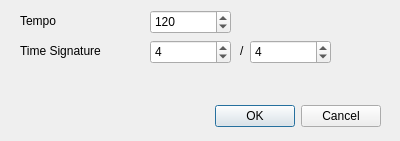
<?xml version="1.0" encoding="UTF-8"?>
<ui version="4.0">
 <class>TempoDialog</class>
 <widget class="QDialog" name="TempoDialog">
  <property name="geometry">
   <rect>
    <x>0</x>
    <y>0</y>
    <width>400</width>
    <height>141</height>
   </rect>
  </property>
  <property name="windowTitle">
   <string>Dialog</string>
  </property>
  <widget class="QDialogButtonBox" name="buttonBox">
   <property name="geometry">
    <rect>
     <x>40</x>
     <y>100</y>
     <width>341</width>
     <height>32</height>
    </rect>
   </property>
   <property name="orientation">
    <enum>Qt::Horizontal</enum>
   </property>
   <property name="standardButtons">
    <set>QDialogButtonBox::Cancel|QDialogButtonBox::Ok</set>
   </property>
  </widget>
  <widget class="QSpinBox" name="tempo">
   <property name="geometry">
    <rect>
     <x>150</x>
     <y>10</y>
     <width>81</width>
     <height>24</height>
    </rect>
   </property>
   <property name="maximum">
    <number>280</number>
   </property>
   <property name="value">
    <number>120</number>
   </property>
  </widget>
  <widget class="QLabel" name="label">
   <property name="geometry">
    <rect>
     <x>20</x>
     <y>10</y>
     <width>47</width>
     <height>21</height>
    </rect>
   </property>
   <property name="text">
    <string>Tempo</string>
   </property>
  </widget>
  <widget class="QLabel" name="label_2">
   <property name="geometry">
    <rect>
     <x>20</x>
     <y>40</y>
     <width>111</width>
     <height>21</height>
    </rect>
   </property>
   <property name="text">
    <string>Time Signature</string>
   </property>
  </widget>
  <widget class="QSpinBox" name="timeSig">
   <property name="geometry">
    <rect>
     <x>150</x>
     <y>40</y>
     <width>81</width>
     <height>24</height>
    </rect>
   </property>
   <property name="maximum">
    <number>8</number>
   </property>
   <property name="value">
    <number>4</number>
   </property>
  </widget>
  <widget class="QLabel" name="label_3">
   <property name="geometry">
    <rect>
     <x>240</x>
     <y>40</y>
     <width>16</width>
     <height>21</height>
    </rect>
   </property>
   <property name="text">
    <string>/</string>
   </property>
  </widget>
  <widget class="QSpinBox" name="timeSig2">
   <property name="geometry">
    <rect>
     <x>250</x>
     <y>40</y>
     <width>81</width>
     <height>24</height>
    </rect>
   </property>
   <property name="maximum">
    <number>8</number>
   </property>
   <property name="value">
    <number>4</number>
   </property>
  </widget>
 </widget>
 <resources/>
 <connections>
  <connection>
   <sender>buttonBox</sender>
   <signal>accepted()</signal>
   <receiver>TempoDialog</receiver>
   <slot>accept()</slot>
   <hints>
    <hint type="sourcelabel">
     <x>248</x>
     <y>254</y>
    </hint>
    <hint type="destinationlabel">
     <x>157</x>
     <y>274</y>
    </hint>
   </hints>
  </connection>
  <connection>
   <sender>buttonBox</sender>
   <signal>rejected()</signal>
   <receiver>TempoDialog</receiver>
   <slot>reject()</slot>
   <hints>
    <hint type="sourcelabel">
     <x>316</x>
     <y>260</y>
    </hint>
    <hint type="destinationlabel">
     <x>286</x>
     <y>274</y>
    </hint>
   </hints>
  </connection>
 </connections>
</ui>
